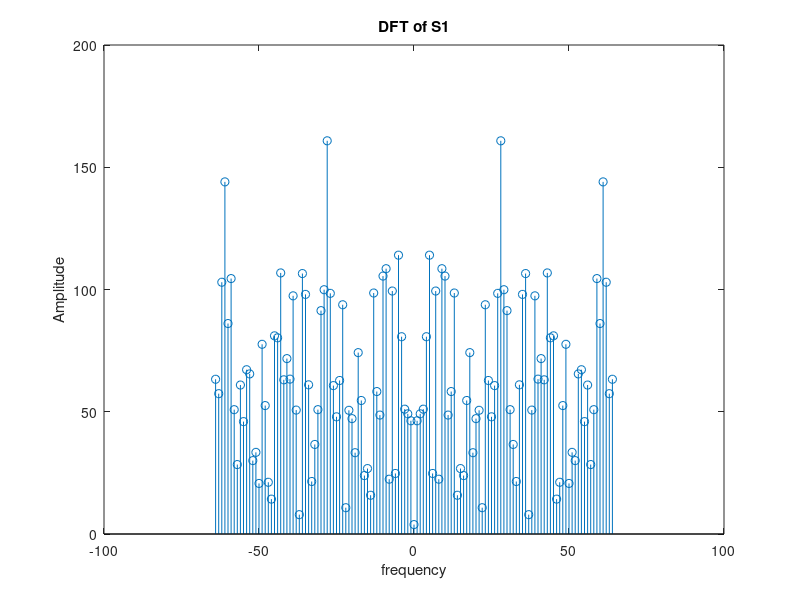
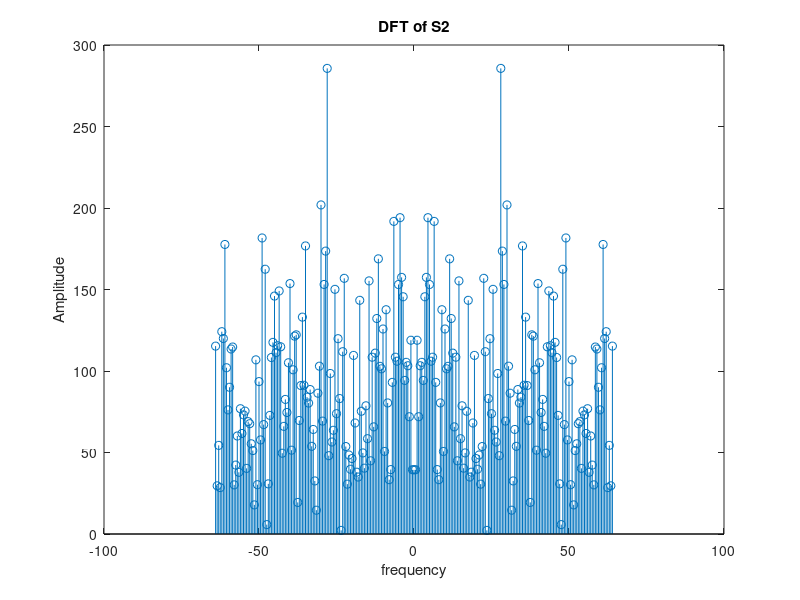
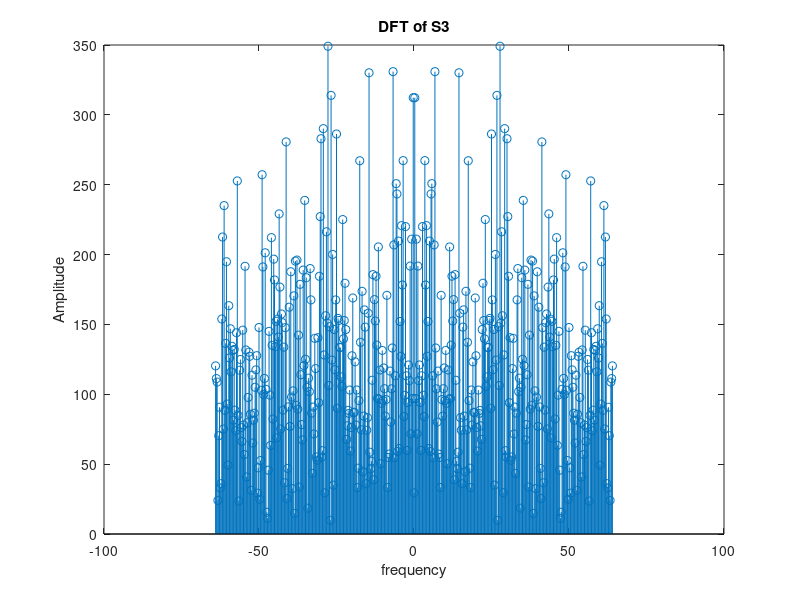
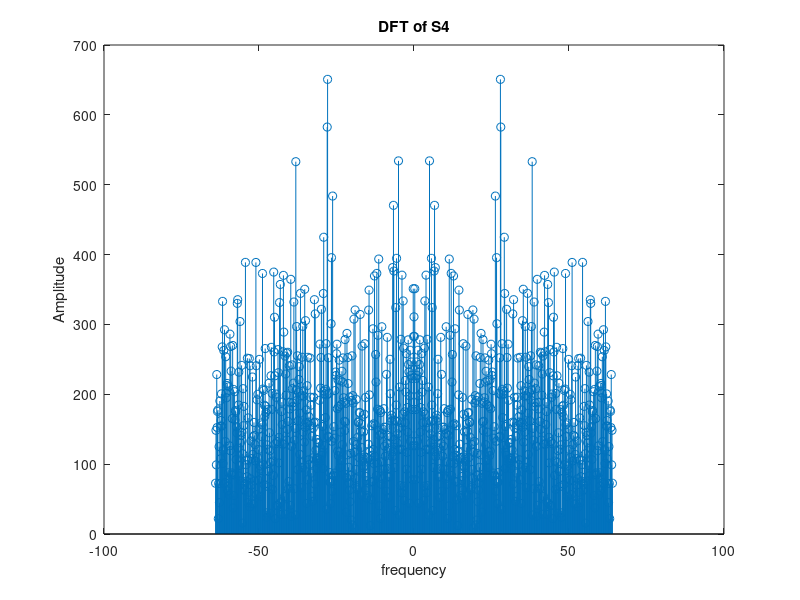

Recreate these plots in MATLAB, in order.
load('signal11.mat','xn_test');



%dviding xn_test into subsamples
S1 = xn_test(1:129);
S2 = xn_test(1:257);
S3 = xn_test(1:513);
S4 = xn_test(1:1025);
S5 = xn_test(1:1793);

x = xn_test;

% Apply DFT to each subsample
dft_S1 = fftshift(fft(S1));
dft_S2 = fftshift(fft(S2));
dft_S3 = fftshift(fft(S3));
dft_S4 = fftshift(fft(S4));
dft_S5 = fftshift(fft(S5));

fs = 128;

% Length of each subset
N1 = length(S1);
N2 = length(S2);
N3 = length(S3);
N4 = length(S4);
N5 = length(S5);
% Compute the DFT for each subset

% Compute the frequency axes for plotting
freq1 = linspace(-fs/2, fs/2, N1);
freq2 = linspace(-fs/2, fs/2, N2);
freq3 = linspace(-fs/2, fs/2, N3);
freq4 = linspace(-fs/2, fs/2, N4);
freq5 = linspace(-fs/2, fs/2, N5);

figure('Position', [100, 100, 1000, 300]);
%S1

stem(freq1,abs(dft_S1));
title('DFT of S1');
xlabel('frequency');
ylabel('Amplitude');


%S2
figure('Position', [100, 100, 1000, 300]);

stem(freq2,abs(dft_S2));
title('DFT of S2');
xlabel('frequency');
ylabel('Amplitude');


%S3
figure('Position', [100, 100, 1000, 300]);

stem(freq3,abs(dft_S3));
title('DFT of S3');
xlabel('frequency');
ylabel('Amplitude');

%S4

figure('Position', [100, 100, 1000, 300]);
stem(freq4,abs(dft_S4));
title('DFT of S4');
xlabel('frequency');
ylabel('Amplitude');

%S5
figure('Position', [100, 100, 1000, 300]);

stem(freq5,abs(dft_S5));
title('DFT of S5');
xlabel('frequency');
ylabel('Amplitude');



k = 128;
L = 14;
N = length(x);

%L=14
sum_dft = zeros(1, k);
    for i = 1:L
        sub_x = x((i-1)*k+1:i*k);
        dft_sub_x = fft(sub_x);
        sum_dft = sum_dft + dft_sub_x;
    end
    
 avg_dft = sum_dft / L;  % Use the correct index variable for averaging
    
% Plot in a 2x7 grid
figure('Position', [100, 100, 1000, 300]);
stem(abs(avg_dft)); 
title('Average DFT');
xlim([0,64]);
xlabel('Frequency');
ylabel('Amplitude');


for L = 1:14
    sum_dft = zeros(1, k);
    
    for i = 1:L
        sub_x = x((i-1)*k+1:i*k);
        dft_sub_x = fft(sub_x);
        sum_dft = sum_dft + dft_sub_x;
    end
    
    avg_dft = sum_dft / L;  % Average the DFT

    % Plot the graph in a 2x7 grid
    subplot(2, 7, L); % Create a 2x7 grid and place the L-th plot
    stem(abs(avg_dft));
    title(['L = ' num2str(L)]);
    xlim([0, 64]);
    xlabel('Frequency');
    ylabel('Amplitude');
end

k = 100;
L = 14;
N = length(x);

%L=14
avg_dft = zeros(1, k);
    for i = 1:L
        sub_x = x((i-1)*k+1:i*k);
        dft_sub_x = fft(sub_x);
        avg_dft = avg_dft + dft_sub_x;
    end
    
 avg_dft = avg_dft / L;  % Use the correct index variable for averaging
    
% Plot in a 2x7 grid
figure('Position', [100, 100, 1000, 300]);
stem(abs(avg_dft)); 
title('Average DFT - k = 100');
xlabel('Frequency');
ylabel('Amplitude');
xlim([0,50]);
k = 135;
N = length(x);
L = floor(N/k);


%Iterating through different L values
avg_dft = zeros(1, k);
    for i = 1:L
        sub_x = x((i-1)*k+1:i*k);
        dft_sub_x = fft(sub_x);
        avg_dft = avg_dft + dft_sub_x;
    end
    
 avg_dft = avg_dft / L;  % Use the correct index variable for averaging
    
% Plot in a 2x7 grid
figure('Position', [100, 100, 1000, 300]);
stem(abs(avg_dft)); 
title('Average DFT - k = 135');
xlim([0,floor(k/2)]);
xlabel('Frequency');
ylabel('Amplitude');












